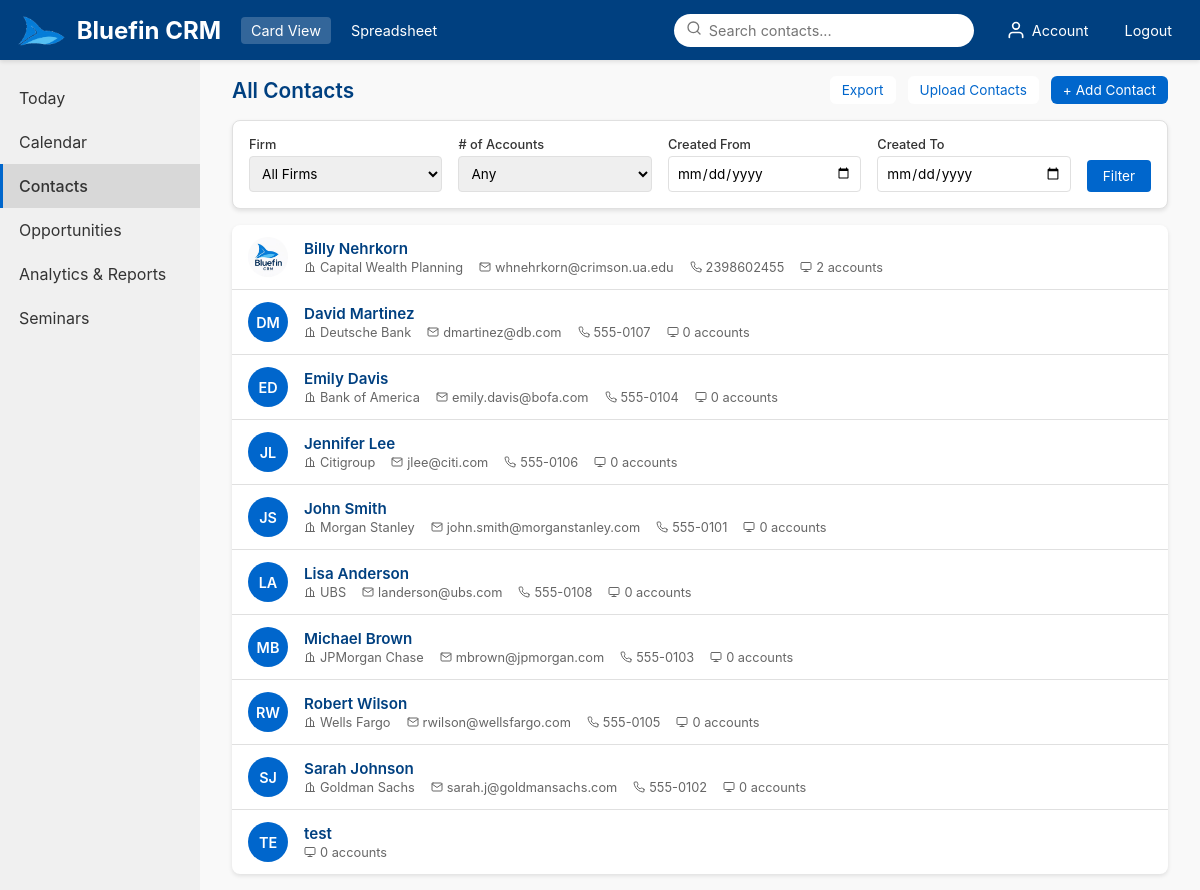
/contacts (signed in), run on the app's committed database.
### tables this page shows
CREATE TABLE contacts (
                id INTEGER PRIMARY KEY AUTOINCREMENT,
                user_id INTEGER NOT NULL,
                name TEXT NOT NULL,
                email TEXT,
                phone TEXT,
                firm TEXT,
                address TEXT,
                crd_number TEXT,
                title TEXT,
                created_at TIMESTAMP DEFAULT CURRENT_TIMESTAMP,
                updated_at TIMESTAMP DEFAULT CURRENT_TIMESTAMP, profile_picture TEXT,
                FOREIGN KEY(user_id) REFERENCES users(id)
            );

### app.py (the view, shortened to what this page needs)
@app.route('/contacts')
@login_required
def contacts():
    db = get_db()
    firm_filter = request.args.get('firm', '').strip()
    accounts_filter = request.args.get('accounts', '').strip()
    start_date = request.args.get('start_date', '').strip()
    end_date = request.args.get('end_date', '').strip()
    base_query = '''
        SELECT c.*,
               COUNT(ra.id) as account_count
        FROM contacts c
        LEFT JOIN registered_accounts ra ON c.id = ra.contact_id AND ra.user_id = c.user_id
        WHERE c.user_id = ?
    '''
    query_params = [current_user.id]
    if firm_filter:
        base_query += ' AND c.firm = ?'
        query_params.append(firm_filter)
    if start_date:
        base_query += ' AND DATE(c.created_at) >= ?'
        query_params.append(start_date)
    if end_date:
        base_query += ' AND DATE(c.created_at) <= ?'
        query_params.append(end_date)
    base_query += ' GROUP BY c.id'
    base_query += ' ORDER BY c.name'
    contacts = db.execute(base_query, query_params).fetchall()
    firms_query = '''
        SELECT DISTINCT firm
        FROM contacts
        WHERE user_id = ? AND firm IS NOT NULL AND firm != ''
        ORDER BY firm
    '''
    firms_result = db.execute(firms_query, (current_user.id,)).fetchall()
    firms = [row['firm'] for row in firms_result]
    contacts_list = []
    for contact in contacts:
        contact_dict = dict(contact)
        contacts_list.append(contact_dict)
    return render_template('card.html',
                           contacts=contacts_list,
                           firms=firms,
                           request=request)  # Pass request object for template access to args

### app.py (called while the page is built)
def get_db():
    conn = sqlite3.connect(DATABASE)
    conn.row_factory = sqlite3.Row
    return conn

@login_manager.user_loader
def load_user(user_id):
    return User.get(user_id)

    @staticmethod
    def get(user_id):
        db = get_db()
        user = db.execute('SELECT * FROM users WHERE id = ?', (user_id,)).fetchone()
        if user:
            return User(user['id'], user['email'], user['name'], user['password'])
        return None

### templates/card.html (shortened to what this page needs)
<!DOCTYPE html>
<html lang="en">
<head>
</head>
<body>
  <header>
    <div style="display: flex; align-items: center;">
      <div class="logo">
        <img src="/static/logo.png" alt="Bluefin Logo">
        Bluefin CRM
      </div>
      <div class="view-toggle">
        <a href="/contacts" class="active">Card View</a>
        <a href="/spreadsheet">Spreadsheet</a>
      </div>
    </div>
    <div class="header-right">
      <div class="search-container">
        <span class="search-icon">
          <svg width="16" height="16" viewBox="0 0 24 24" fill="none" stroke="currentColor" stroke-width="2" stroke-linecap="round" stroke-linejoin="round">
            <circle cx="11" cy="11" r="8"></circle>
            <line x1="21" y1="21" x2="16.65" y2="16.65"></line>
          </svg>
        </span>
        <input type="text" placeholder="Search contacts..." id="search-input">
      </div>
      <div class="user-menu">
        <div class="user-account">
          <svg width="20" height="20" viewBox="0 0 24 24" fill="none" stroke="currentColor" stroke-width="2" stroke-linecap="round" stroke-linejoin="round">
            <path d="M20 21v-2a4 4 0 0 0-4-4H8a4 4 0 0 0-4 4v2"></path>
            <circle cx="12" cy="7" r="4"></circle>
          </svg>
          <span>Account</span>
        </div>
        <a href="/logout">Logout</a>
      </div>
    </div>
  </header>
  <div class="main-container">
    <aside class="sidebar">
      <ul class="sidebar-menu">
        <li><a href="/" class="sidebar-item">Today</a></li>
        <li><a href="/calendar" class="sidebar-item">Calendar</a></li>
        <li class="active"><a href="/contacts" class="sidebar-item">Contacts</a></li>
        <li><a href="/opportunities" class="sidebar-item">Opportunities</a></li>
        <li><a href="/analytics&reports" class="sidebar-item">Analytics & Reports</a></li>
        <li><a href="/seminars" class="sidebar-item">Seminars</a></li>
      </ul>
    </aside>
    <main class="content">
      <div class="content-header">
        <div class="content-title">All Contacts</div>
        <div class="toolbar-actions">
          <button class="btn-secondary" id="export-btn">Export</button>
          <button class="btn-secondary" id="upload-btn">Upload Contacts</button>
          <button class="btn-primary" id="add-contact-btn">+ Add Contact</button>
        </div>
      </div>
      <div class="filter-bar">
        <form class="filter-form" method="GET" action="/contacts">
          <div class="filter-group">
            <label class="filter-label" for="firm-filter">Firm</label>
            <select id="firm-filter" name="firm" class="filter-select">
              <option value="">All Firms</option>
            </select>
          </div>
          <div class="filter-group">
            <label class="filter-label" for="accounts-filter"># of Accounts</label>
            <select id="accounts-filter" name="accounts" class="filter-select">
              <option value="">Any</option>
            </select>
          </div>
          <div class="filter-group">
            <label class="filter-label" for="start-date">Created From</label>
            <input type="date" id="start-date" name="start_date" class="filter-input" value="{{ request.args.get('start_date', '') }}">
          </div>
          <div class="filter-group">
            <label class="filter-label" for="end-date">Created To</label>
            <input type="date" id="end-date" name="end_date" class="filter-input" value="{{ request.args.get('end_date', '') }}">
          </div>
          <div class="filter-group">
            <button type="submit" class="filter-button">Filter</button>
          </div>
        </form>
      </div>
      {% if contacts %}
        <div class="contacts-list">
          {% for contact in contacts %}
            <a href="/contact_card?id={{ contact.id }}" class="contact-item">
              <div class="contact-avatar {% if contact.profile_picture %}has-image{% endif %}"
                   {% if contact.profile_picture %}style="background-image: url('{{ contact.profile_picture }}');"{% endif %}>
                {% if not contact.profile_picture %}
                  {% if contact.name %}
                    {% set name_parts = contact.name.split() %}
                    {% if name_parts|length >= 2 %}
                      {{ name_parts[0][0].upper() + name_parts[-1][0].upper() }}
                    {% else %}
                      {{ name_parts[0][:2].upper() }}
                    {% endif %}
                  {% else %}
                    NA
                  {% endif %}
                {% endif %}
              </div>
              <div class="contact-info">
                <div class="contact-name">{{ contact.name }}</div>
                <div class="contact-details">
                  {% if contact.firm %}
                    <div class="contact-detail">
                      <svg viewBox="0 0 24 24" fill="none" stroke="currentColor" stroke-width="2" stroke-linecap="round" stroke-linejoin="round">
                        <path d="M3 21h18"></path>
                        <path d="M5 21V7l8-4v18"></path>
                        <path d="M19 21V11l-6-4"></path>
                      </svg>
                      {{ contact.firm }}
                    </div>
                  {% endif %}
                  {% if contact.email %}
                    <div class="contact-detail">
                      <svg viewBox="0 0 24 24" fill="none" stroke="currentColor" stroke-width="2" stroke-linecap="round" stroke-linejoin="round">
                        <path d="M4 4h16c1.1 0 2 .9 2 2v12c0 1.1-.9 2-2 2H4c-1.1 0-2-.9-2-2V6c0-1.1.9-2 2-2z"></path>
                        <polyline points="22,6 12,13 2,6"></polyline>
                      </svg>
                      {{ contact.email }}
                    </div>
                  {% endif %}
                  {% if contact.phone %}
                    <div class="contact-detail">
                      {{ contact.phone }}
                    </div>
                  {% endif %}
                  {% if contact.account_count is defined %}
                    <div class="contact-detail">
                      <svg viewBox="0 0 24 24" fill="none" stroke="currentColor" stroke-width="2" stroke-linecap="round" stroke-linejoin="round">
                        <rect x="2" y="3" width="20" height="14" rx="2" ry="2"></rect>
                        <line x1="8" y1="21" x2="16" y2="21"></line>
                        <line x1="12" y1="17" x2="12" y2="21"></line>
                      </svg>
                      {{ contact.account_count }} account{{ 's' if contact.account_count != 1 else '' }}
                    </div>
                  {% endif %}
                </div>
              </div>
            </a>
          {% endfor %}
        </div>
      {% else %}
        <div class="empty-state">
          <h3>No contacts found</h3>
          <p>{% if request.args %}Try adjusting your filters or{% endif %} click "Add Contact" to create your first contact.</p>
        </div>
      {% endif %}
    </main>
  </div>
</body>
</html>

### data on the page
contacts: profile_picture (picture), name "Billy Nehrkorn", firm "Capital Wealth Planning", email "whnehrkorn@crimson.ua.edu", phone "2398602455", account_count "2", account_count "s"
contacts: name_parts "DM", name "David Martinez", firm "Deutsche Bank", email "dmartinez@db.com", phone "555-0107", account_count "0", account_count "s"
contacts: name_parts "ED", name "Emily Davis", firm "Bank of America", email "emily.davis@bofa.com", phone "555-0104", account_count "0", account_count "s"
contacts: name_parts "JL", name "Jennifer Lee", firm "Citigroup", email "jlee@citi.com", phone "555-0106", account_count "0", account_count "s"
contacts: name_parts "JS", name "John Smith", firm "Morgan Stanley", email "john.smith@morganstanley.com", phone "555-0101", account_count "0", account_count "s"
contacts: name_parts "LA", name "Lisa Anderson", firm "UBS", email "landerson@ubs.com", phone "555-0108", account_count "0", account_count "s"
contacts: name_parts "MB", name "Michael Brown", firm "JPMorgan Chase", email "mbrown@jpmorgan.com", phone "555-0103", account_count "0", account_count "s"
contacts: name_parts "RW", name "Robert Wilson", firm "Wells Fargo", email "rwilson@wellsfargo.com", phone "555-0105", account_count "0", account_count "s"
contacts: name_parts "SJ", name "Sarah Johnson", firm "Goldman Sachs", email "sarah.j@goldmansachs.com", phone "555-0102", account_count "0", account_count "s"
contacts: name "TE", name "test", account_count "0", account_count "s"
